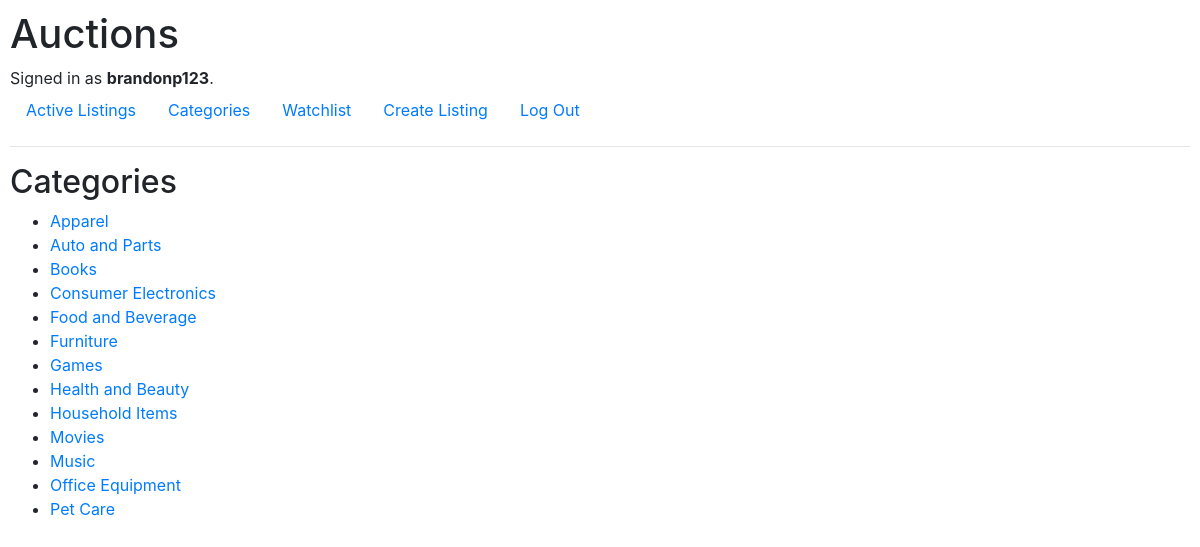
The page /categories/all (signed in) on the database its author committed.
### auctions/models.py (models this page shows, shortened)
class User(AbstractUser):
    pass

class Category(models.Model):
    category_name = models.CharField(max_length=50)

### auctions/views.py (the view, shortened to what this page needs)
# urls.py: path("categories/<str:category_arg>", views.categories, name="categories"),
def categories(request, category_arg):
    all_categories = Category.objects.all().order_by("category_name")
    if category_arg == "all":
        return render(request, "auctions/categories.html", {
            "all_categories": all_categories
        })

### auctions/templates/auctions/categories.html
{% extends "auctions/layout.html" %}
{% block body %}
    <h2>Categories</h2>
    <ul>
        {% for category in all_categories %}
            <li>
                <a href="{{ category.id }}">{{ category.category_name }}</a>
            </li>
        {% endfor %}
    </ul>
{% endblock %}

### auctions/templates/auctions/layout.html (shortened to what this page needs)
{% load static %}
<!DOCTYPE html>
<html lang="en">
    <head>
        <link rel="stylesheet" href="https://stackpath.bootstrapcdn.com/bootstrap/4.4.1/css/bootstrap.min.css">
        <link href="{% static 'auctions/styles.css' %}" rel="stylesheet">
    </head>
    <body>
        <h1>Auctions</h1>
        <div>
            {% if user.is_authenticated %}
                Signed in as <strong>{{ user.username }}</strong>.
            {% else %}
                Not signed in.
            {% endif %}
        </div>
        <ul class="nav">
            <li class="nav-item">
                <a class="nav-link" href="{% url 'index' %}">Active Listings</a>
            </li>
            <li class="nav-item">
                <a class="nav-link" href="{% url 'categories' category_arg="all" %}">Categories</a>
            </li>
            {% if user.is_authenticated %}
            <li class="nav-item">
                <a class="nav-link" href="{% url 'watchlist' %}">Watchlist</a>
            </li>
                <li class="nav-item">
                    <a class="nav-link" href="{% url 'create' %}">Create Listing</a>
                </li>
                <li class="nav-item">
                    <a class="nav-link" href="{% url 'logout' %}">Log Out</a>
                </li>
            {% endif %}
        </ul>
        <hr>
        {% block body %}
        {% endblock %}
    </body>
</html>

### auctions/static/auctions/styles.css (style rules this page uses)
body { padding: 10px; }

### rows shown on the page
User: username "brandonp123"
Category: category_name "Apparel"
Category: category_name "Auto and Parts"
Category: category_name "Books"
Category: category_name "Consumer Electronics"
Category: category_name "Food and Beverage"
Category: category_name "Furniture"
Category: category_name "Games"
Category: category_name "Health and Beauty"
Category: category_name "Household Items"
Category: category_name "Movies"
Category: category_name "Music"
Category: category_name "Office Equipment"
Category: category_name "Pet Care"
